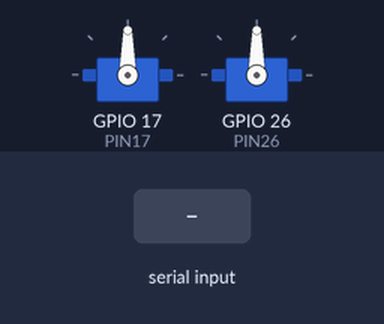
Simulated run of this sketch. Board: ESP32. Shown: 2 × servo. Inputs (shaded band) come from the test bench. What the sketch prints to the serial monitor is not drawn.

Above: at 12.3 s.
12.4 s: "r" received over Serial
At 12.8 s:
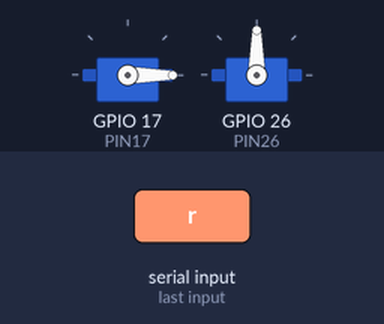
At 14.4 s:
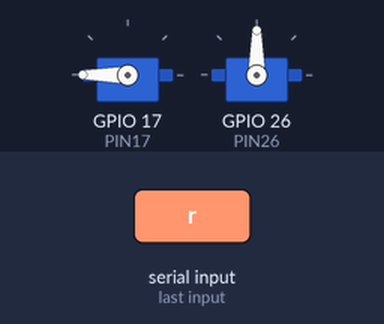
Timing chart, 0 to 23.4 s (numbered marks = the images above; inputs shaded):
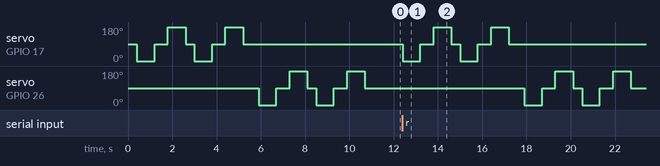

Measured:
- after the input at 12.4 s, servo on GPIO 17 (PIN17): 90° → 0° at once, → 90° 0.80 s later, → 180° 0.60 s later, → 90° 0.80 s later, … (8 changes in this stretch); servo on GPIO 26 (PIN26): 90° → 0° after 5.5 s, → 90° 0.80 s later, → 180° 0.60 s later, → 90° 0.80 s later, … (8 changes in this stretch)

The sketch:

d17_d26_smoke.ino
```cpp
/*
 * Smoke D17 rồi D26 — mỗi chân HARD 0/90/180 x2.
 * Serial: 'r' chạy lại | 'a' chỉ D17 | 'b' chỉ D26
 */

#include <ESP32Servo.h>

#define PIN17 17
#define PIN26 26

Servo s17, s26;

static void sweepPin(Servo &s, int pin, const char *label) {
  Serial.printf("--- %s HARD start ---\n", label);
  if (!s.attached()) s.attach(pin, 500, 2500);
  for (int i = 0; i < 2; i++) {
    Serial.printf("%s round %d -> 0\n", label, i + 1);
    s.write(0);
    delay(800);
    Serial.printf("%s round %d -> 90\n", label, i + 1);
    s.write(90);
    delay(600);
    Serial.printf("%s round %d -> 180\n", label, i + 1);
    s.write(180);
    delay(800);
    s.write(90);
    delay(400);
  }
  Serial.printf("%s HARD done\n", label);
}

static void runBoth() {
  // một chân một lúc: detach chân kia
  s26.detach();
  sweepPin(s17, PIN17, "D17");
  delay(300);
  s17.detach();
  sweepPin(s26, PIN26, "D26");
  Serial.println("ALL DONE — r/a/b");
}

void setup() {
  Serial.begin(115200);
  delay(400);
  s17.setPeriodHertz(50);
  s26.setPeriodHertz(50);
  Serial.println("=== D17 + D26 SMOKE ===");
  runBoth();
}

void loop() {
  while (Serial.available()) {
    char c = Serial.read();
    if (c == 'r' || c == 'R') {
      runBoth();
    } else if (c == 'a' || c == 'A') {
      s26.detach();
      sweepPin(s17, PIN17, "D17");
    } else if (c == 'b' || c == 'B') {
      s17.detach();
      sweepPin(s26, PIN26, "D26");
    }
  }
  delay(20);
}
```
